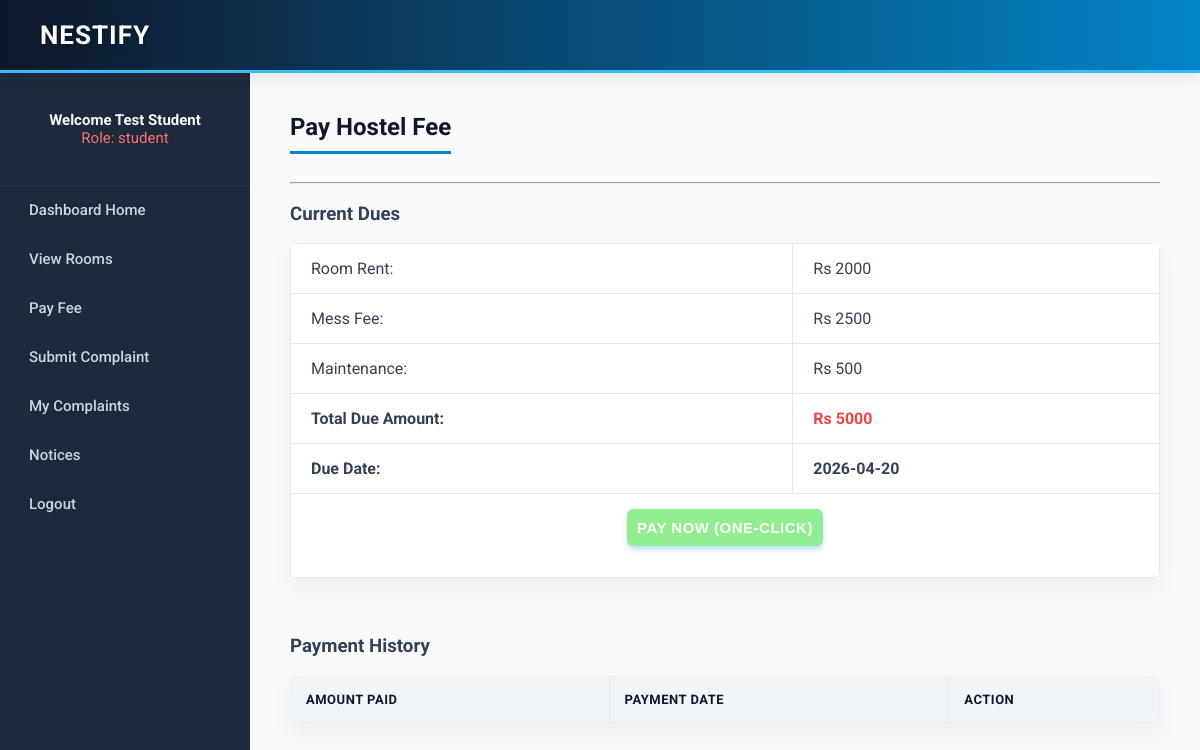
Page /student/pay_fee.php (signed in) on the committed database.
### tables this page shows
CREATE TABLE `students` (
  `id` int(11) NOT NULL AUTO_INCREMENT,
  `name` varchar(100) NOT NULL,
  `college_name` varchar(100) NOT NULL,
  `roll_no` varchar(20) NOT NULL,
  `email` varchar(50) NOT NULL,
  `phone` varchar(15) NOT NULL,
  `gender` ENUM('Boy', 'Girl', 'Other') NOT NULL,
  `fee_due_date` date DEFAULT NULL,
  `fee_due_amount` int(11) DEFAULT 5000,
  `room_id` int(11) DEFAULT '0',
  `room_rent` int(11) DEFAULT 2000,
  `mess_fee` int(11) DEFAULT 2500,
  `maintenance_fee` int(11) DEFAULT 500,
  `room_assigned_date` date DEFAULT NULL,
  `room_expiry_date` date DEFAULT NULL,
  `photo` varchar(100) DEFAULT NULL,
  PRIMARY KEY (`id`)
);

### student/pay_fee.php (the view, shortened to what this page needs)
<?php
include('../includes/config.php');
$email = $_SESSION['email'];
$stQueryInfo = mysqli_query($conn, "SELECT * FROM students WHERE email='$email'");
$studentInfo = mysqli_fetch_array($stQueryInfo);
?>
<html>
<head>
<link rel="stylesheet" href="../css/style.css">
</head>
<body bgcolor="#f0f8ff">
<div class="header">
    <h1>Nestify</h1>
</div>
<table width="100%" border="0" cellspacing="0" cellpadding="0">
<tr>
    <td class="menu-table">
        <center>
            <br><b>Welcome <?php echo $_SESSION['name']; ?></b><br>
            <font color="red">Role: <?php echo $_SESSION['role']; ?></font>
            <br><br>
        </center>
        <a href="../dashboard.php">Dashboard Home</a>
        <?php if($_SESSION['role'] == 'admin') { ?>
            <a href="../admin/add_student.php">Add Student</a>
            <a href="../admin/view_students.php">View Students</a>
            <a href="../admin/add_room.php">Add Room</a>
            <a href="../admin/allocate_room.php">Allocate Room</a>
            <a href="../admin/view_requests.php">Room Requests</a>
            <a href="../shared/view_rooms.php">View Rooms</a>
            <a href="../admin/add_notice.php">Add Notice</a>
            <a href="../shared/view_notices.php">View Notices</a>
            <a href="../shared/view_complaint.php">View All Complaints</a>
        <?php } else { ?>
            <a href="../shared/view_rooms.php">View Rooms</a>
            <a href="../student/pay_fee.php">Pay Fee</a>
            <a href="../student/add_complaint.php">Submit Complaint</a>
            <a href="../shared/view_complaint.php">My Complaints</a>
            <a href="../shared/view_notices.php">Notices</a>
        <?php } ?>
        <a href="../logout.php">Logout</a>
    </td>
    <td class="content-table">
        <h2>Pay Hostel Fee</h2>
        <hr>
        <h3>Current Dues</h3>
        <table border="1" cellpadding="10" bgcolor="white" width="400">
            <tr><td>Room Rent:</td><td>Rs <?php echo isset($studentInfo['room_rent']) ? $studentInfo['room_rent'] : 0; ?></td></tr>
            <tr><td>Mess Fee:</td><td>Rs <?php echo isset($studentInfo['mess_fee']) ? $studentInfo['mess_fee'] : 0; ?></td></tr>
            <tr><td>Maintenance:</td><td>Rs <?php echo isset($studentInfo['maintenance_fee']) ? $studentInfo['maintenance_fee'] : 0; ?></td></tr>
            <tr><td><b>Total Due Amount:</b></td><td><font color="red"><b>Rs <?php echo $studentInfo['fee_due_amount']; ?></b></font></td></tr>
            <tr><td><b>Due Date:</b></td><td><b><?php echo $studentInfo['fee_due_date']; ?></b></td></tr>
            <tr>
                <td colspan="2" align="center">
                    <?php if($studentInfo['fee_due_amount'] > 0) { ?>
                        <form method="post" action="">
                            <input type="submit" name="pay" value="Pay Now (One-Click)" style="background-color: lightgreen; padding: 10px; font-weight: bold; cursor: pointer;">
                        </form>
                    <?php } else { ?>
                        <font color="green"><b>All Clear! No fees due at this moment.</b></font>
                    <?php } ?>
                </td>
            </tr>
        </table>
        <br><br>
        <h3>Payment History</h3>
        <table border="1" cellpadding="5" bgcolor="white" width="100%">
            <tr bgcolor="#cccccc">
                <th>Amount Paid</th>
                <th>Payment Date</th>
                <th>Action</th>
            </tr>
        </table>
    </td>
</tr>
</table>
</body>
</html>

### css/style.css (style rules this page uses)
body { background-color: #f8fafc !important; font-family: 'Roboto', sans-serif; margin: 0; padding: 0; color: #334155; }
.header { background: linear-gradient(90deg, #0f172a 0%, #0284c7 100%); color: white; padding: 20px 40px; text-align: left; box-shadow: 0 4px 15px rgba(0, 0, 0, 0.1); border-bottom: 3px solid #38bdf8; position: relative; }
.header h1 { margin: 0; font-weight: 700; font-size: 26px; letter-spacing: 1px; text-transform: uppercase; text-shadow: 0 2px 4px rgba(0,0,0,0.3); }
.menu-table { width: 250px; background-color: #1e293b !important; height: 100vh; vertical-align: top; box-shadow: 2px 0 10px rgba(0, 0, 0, 0.1); }
.menu-table center { color: #f8fafc; padding: 20px 10px; font-size: 15px; border-bottom: 1px solid rgba(255,255,255,0.05); }
.menu-table a { display: block; padding: 15px 25px; text-decoration: none; color: #cbd5e1; font-weight: 500; border-left: 4px solid transparent; transition: all 0.3s ease; border-bottom: 1px solid rgba(255,255,255,0.02); font-size: 15px; }
.content-table { padding: 40px; vertical-align: top; background-color: #f8fafc; }
.content-table h2 { color: #0f172a; font-weight: 700; margin-top: 0; border-bottom: 3px solid #0284c7; padding-bottom: 10px; display: inline-block; }
table { border-collapse: collapse; }
.content-table table, center > form > table { background-color: #ffffff !important; border: none !important; box-shadow: 0 10px 25px rgba(0, 0, 0, 0.05); border-radius: 8px; margin-top: 15px; overflow: hidden; width: 100%; }
.content-table table td, center > form > table td { padding: 15px 20px; border: 1px solid #e2e8f0; color: #334155; }
th, tr[bgcolor="#cccccc"], td[bgcolor="#cccccc"] { background-color: #f1f5f9 !important; color: #0f172a !important; text-transform: uppercase; font-size: 13px; letter-spacing: 0.5px; padding: 15px; text-align: left; }
input[type="submit"] { background-color: #0284c7; color: white; border: none; padding: 12px 25px; font-size: 15px; font-weight: 600; border-radius: 6px; cursor: pointer; transition: all 0.3s ease; box-shadow: 0 4px 6px -1px rgba(2, 132, 199, 0.3); text-transform: uppercase; letter-spacing: 0.5px; }
a { color: #0284c7; text-decoration: none; font-weight: 500; transition: color 0.3s ease; }
font[color="red"] { color: #ef4444 !important; }
.menu-table font[color="red"] { color: #f87171 !important; }

### rows in the picture
students: room_rent "2000", mess_fee "2500", maintenance_fee "500", fee_due_amount "5000", fee_due_date "2026-04-20"

### other values in the picture
$_SESSION['name'] "Test Student"
$_SESSION['role'] "student"
